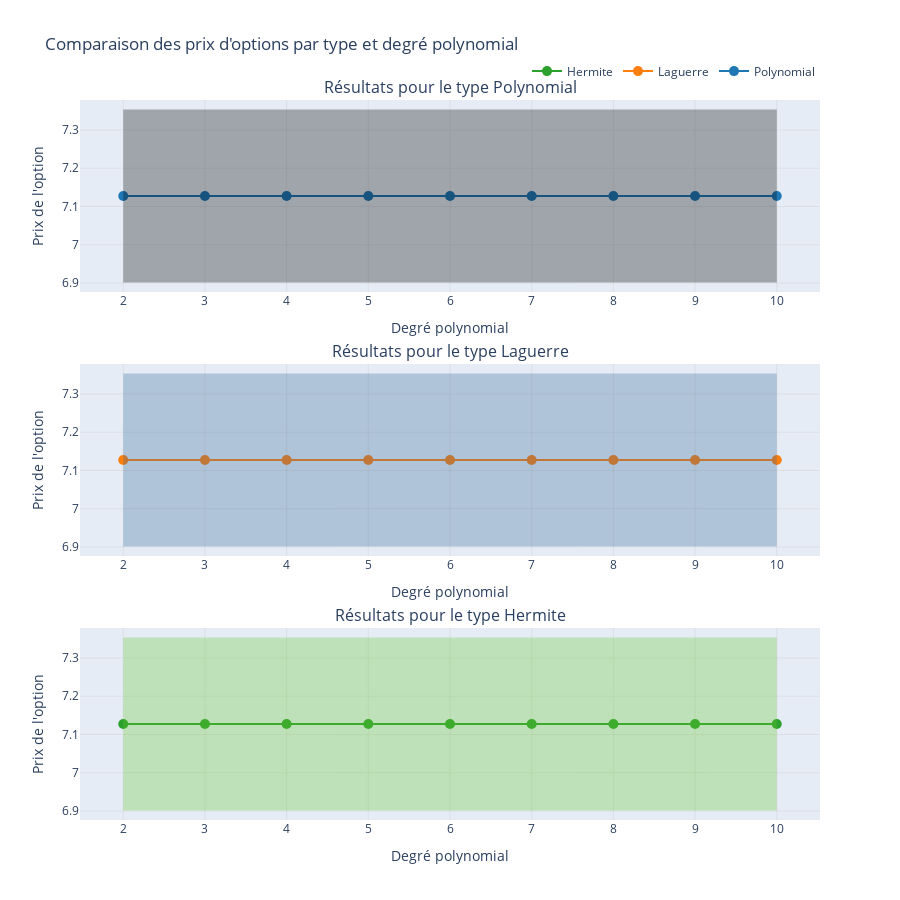

Source (notebook cell):
### Code cell
graph_degree, df_results = graph.comparer_degres_par_type()
graph_degree.show()

### Figure 1 — Plotly figure (JSON) as saved in the notebook; plotly's stock layout.template omitted (floating-point values rounded to 4 significant figures)
{"data": [{"line": {"color": "#1f77b4"}, "marker": {"size": 10}, "mode": "lines+markers", "name": "Polynomial", "type": "scatter", "x": [2, 3, 4, 5, 6, 7, 8, 9, 10], "xaxis": "x", "y": [7.127, 7.127, 7.127, 7.127, 7.127, 7.127, 7.127, 7.127, 7.127], "yaxis": "y"}, {"line": {"width": 0}, "mode": "lines", "showlegend": false, "type": "scatter", "x": [2, 3, 4, 5, 6, 7, 8, 9, 10], "xaxis": "x", "y": [7.353, 7.353, 7.353, 7.353, 7.353, 7.353, 7.353, 7.353, 7.353], "yaxis": "y"}, {"fill": "tonexty", "fillcolor": "rgba(0, 0, 0, 0.3)", "line": {"width": 0}, "mode": "lines", "name": "Polynomial Intervalle de confiance", "showlegend": false, "type": "scatter", "x": [2, 3, 4, 5, 6, 7, 8, 9, 10], "xaxis": "x", "y": [6.902, 6.902, 6.902, 6.902, 6.902, 6.902, 6.902, 6.902, 6.902], "yaxis": "y"}, {"line": {"color": "#ff7f0e"}, "marker": {"size": 10}, "mode": "lines+markers", "name": "Laguerre", "type": "scatter", "x": [2, 3, 4, 5, 6, 7, 8, 9, 10], "xaxis": "x2", "y": [7.127, 7.127, 7.127, 7.127, 7.127, 7.127, 7.127, 7.127, 7.127], "yaxis": "y2"}, {"line": {"width": 0}, "mode": "lines", "showlegend": false, "type": "scatter", "x": [2, 3, 4, 5, 6, 7, 8, 9, 10], "xaxis": "x2", "y": [7.353, 7.353, 7.353, 7.353, 7.353, 7.353, 7.353, 7.353, 7.353], "yaxis": "y2"}, {"fill": "tonexty", "fillcolor": "rgba(50, 100, 150, 0.3)", "line": {"width": 0}, "mode": "lines", "name": "Laguerre Intervalle de confiance", "showlegend": false, "type": "scatter", "x": [2, 3, 4, 5, 6, 7, 8, 9, 10], "xaxis": "x2", "y": [6.902, 6.902, 6.902, 6.902, 6.902, 6.902, 6.902, 6.902, 6.902], "yaxis": "y2"}, {"line": {"color": "#2ca02c"}, "marker": {"size": 10}, "mode": "lines+markers", "name": "Hermite", "type": "scatter", "x": [2, 3, 4, 5, 6, 7, 8, 9, 10], "xaxis": "x3", "y": [7.127, 7.127, 7.127, 7.127, 7.127, 7.127, 7.127, 7.127, 7.127], "yaxis": "y3"}, {"line": {"width": 0}, "mode": "lines", "showlegend": false, "type": "scatter", "x": [2, 3, 4, 5, 6, 7, 8, 9, 10], "xaxis": "x3", "y": [7.353, 7.353, 7.353, 7.353, 7.353, 7.353, 7.353, 7.353, 7.353], "yaxis": "y3"}, {"fill": "tonexty", "fillcolor": "rgba(100, 200, 45, 0.3)", "line": {"width": 0}, "mode": "lines", "name": "Hermite Intervalle de confiance", "showlegend": false, "type": "scatter", "x": [2, 3, 4, 5, 6, 7, 8, 9, 10], "xaxis": "x3", "y": [6.902, 6.902, 6.902, 6.902, 6.902, 6.902, 6.902, 6.902, 6.902], "yaxis": "y3"}], "layout": {"annotations": [{"font": {"size": 16}, "showarrow": false, "text": "Résultats pour le type Polynomial", "x": 0.5, "xanchor": "center", "xref": "paper", "y": 1, "yanchor": "bottom", "yref": "paper"}, {"font": {"size": 16}, "showarrow": false, "text": "Résultats pour le type Laguerre", "x": 0.5, "xanchor": "center", "xref": "paper", "y": 0.6333, "yanchor": "bottom", "yref": "paper"}, {"font": {"size": 16}, "showarrow": false, "text": "Résultats pour le type Hermite", "x": 0.5, "xanchor": "center", "xref": "paper", "y": 0.2667, "yanchor": "bottom", "yref": "paper"}], "height": 900, "legend": {"orientation": "h", "x": 1, "xanchor": "right", "y": 1.02, "yanchor": "bottom"}, "title": {"text": "Comparaison des prix d'options par type et degré polynomial"}, "width": 900, "xaxis": {"anchor": "y", "domain": [0, 1], "gridcolor": "lightgray", "gridwidth": 0.5, "title": {"text": "Degré polynomial"}}, "xaxis2": {"anchor": "y2", "domain": [0, 1], "gridcolor": "lightgray", "gridwidth": 0.5, "title": {"text": "Degré polynomial"}}, "xaxis3": {"anchor": "y3", "domain": [0, 1], "gridcolor": "lightgray", "gridwidth": 0.5, "title": {"text": "Degré polynomial"}}, "yaxis": {"anchor": "x", "domain": [0.7333, 1], "gridcolor": "lightgray", "gridwidth": 0.5, "title": {"text": "Prix de l'option"}}, "yaxis2": {"anchor": "x2", "domain": [0.3667, 0.6333], "gridcolor": "lightgray", "gridwidth": 0.5, "title": {"text": "Prix de l'option"}}, "yaxis3": {"anchor": "x3", "domain": [0, 0.2667], "gridcolor": "lightgray", "gridwidth": 0.5, "title": {"text": "Prix de l'option"}}}}
